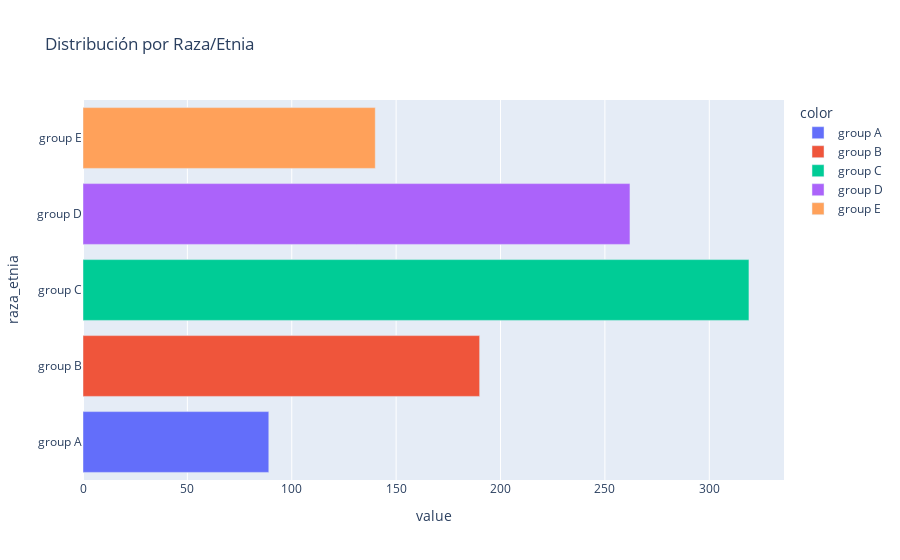

Notebook code cell kept with this figure:
### Code cell
fig = px.bar(df.groupby('raza_etnia').size(),  title='Distribución por Raza/Etnia', color= df.groupby('raza_etnia').size().index, orientation='h',)
fig.show()

### Figure 1 — Plotly figure (JSON) as saved in the notebook; plotly's stock layout.template omitted (floating-point values rounded to 4 significant figures)
{"data": [{"alignmentgroup": "True", "hovertemplate": "color=group A<br>value=%{x}<br>raza_etnia=%{y}<extra></extra>", "legendgroup": "group A", "marker": {"color": "#636efa", "pattern": {"shape": ""}}, "name": "group A", "offsetgroup": "group A", "orientation": "h", "showlegend": true, "textposition": "auto", "type": "bar", "x": [89], "xaxis": "x", "y": ["group A"], "yaxis": "y"}, {"alignmentgroup": "True", "hovertemplate": "color=group B<br>value=%{x}<br>raza_etnia=%{y}<extra></extra>", "legendgroup": "group B", "marker": {"color": "#EF553B", "pattern": {"shape": ""}}, "name": "group B", "offsetgroup": "group B", "orientation": "h", "showlegend": true, "textposition": "auto", "type": "bar", "x": [190], "xaxis": "x", "y": ["group B"], "yaxis": "y"}, {"alignmentgroup": "True", "hovertemplate": "color=group C<br>value=%{x}<br>raza_etnia=%{y}<extra></extra>", "legendgroup": "group C", "marker": {"color": "#00cc96", "pattern": {"shape": ""}}, "name": "group C", "offsetgroup": "group C", "orientation": "h", "showlegend": true, "textposition": "auto", "type": "bar", "x": [319], "xaxis": "x", "y": ["group C"], "yaxis": "y"}, {"alignmentgroup": "True", "hovertemplate": "color=group D<br>value=%{x}<br>raza_etnia=%{y}<extra></extra>", "legendgroup": "group D", "marker": {"color": "#ab63fa", "pattern": {"shape": ""}}, "name": "group D", "offsetgroup": "group D", "orientation": "h", "showlegend": true, "textposition": "auto", "type": "bar", "x": [262], "xaxis": "x", "y": ["group D"], "yaxis": "y"}, {"alignmentgroup": "True", "hovertemplate": "color=group E<br>value=%{x}<br>raza_etnia=%{y}<extra></extra>", "legendgroup": "group E", "marker": {"color": "#FFA15A", "pattern": {"shape": ""}}, "name": "group E", "offsetgroup": "group E", "orientation": "h", "showlegend": true, "textposition": "auto", "type": "bar", "x": [140], "xaxis": "x", "y": ["group E"], "yaxis": "y"}], "layout": {"barmode": "relative", "legend": {"title": {"text": "color"}, "tracegroupgap": 0}, "title": {"text": "Distribución por Raza/Etnia"}, "xaxis": {"anchor": "y", "domain": [0, 1], "title": {"text": "value"}}, "yaxis": {"anchor": "x", "domain": [0, 1], "title": {"text": "raza_etnia"}}}}
